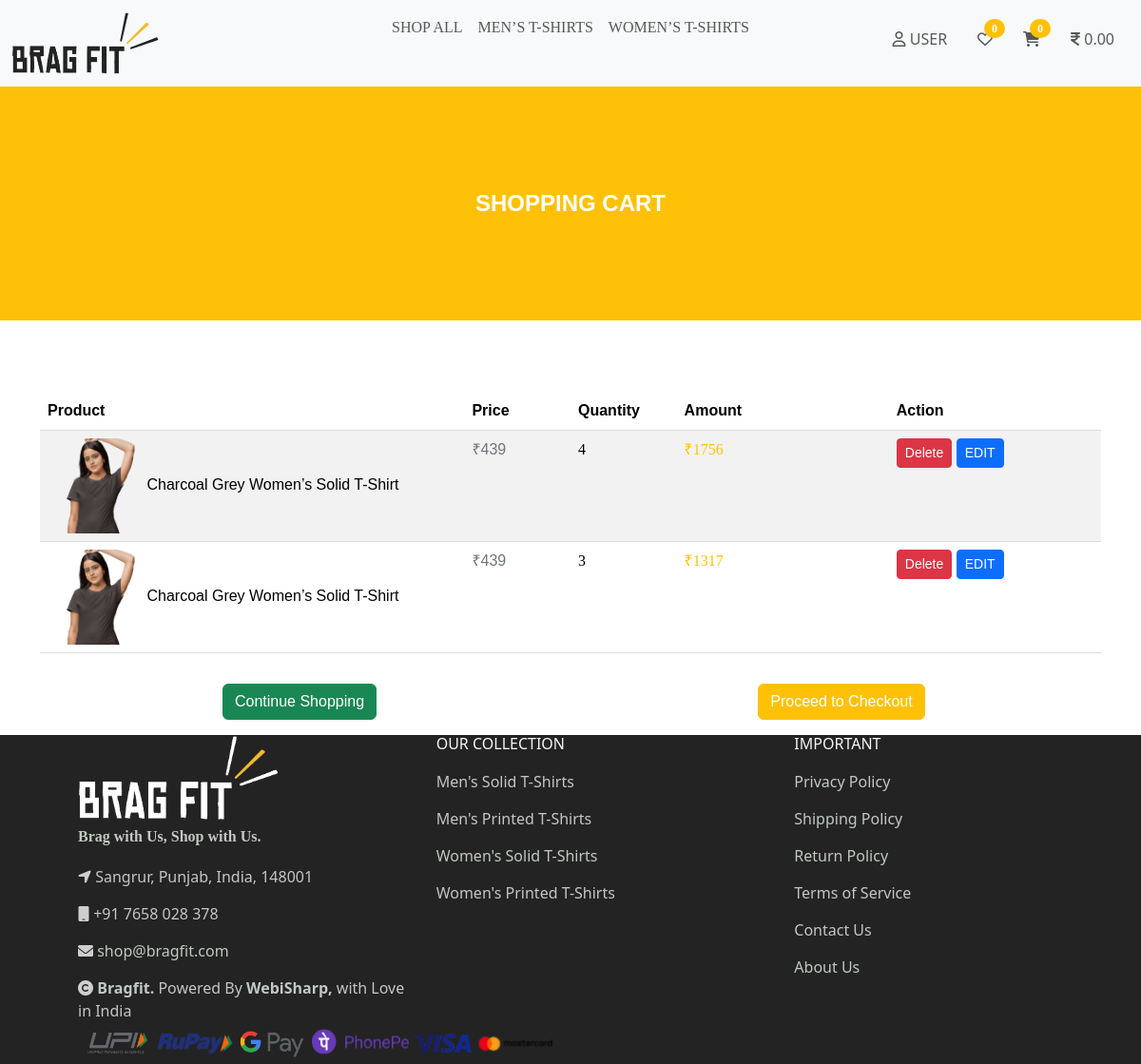
Screenshot of /cart.php (signed in) with the database file from the repository.
### tables this page shows
CREATE TABLE `cart` (
  `cart_id` int(11) NOT NULL,
  `user_id` int(11) NOT NULL,
  `product_id` int(11) NOT NULL,
  `qty` int(11) NOT NULL
);

CREATE TABLE `products` (
  `product_id` int(11) NOT NULL,
  `product_name` varchar(100) NOT NULL,
  `product_img` varchar(40) NOT NULL,
  `product_old_price` varchar(20) NOT NULL,
  `product_price` varchar(20) NOT NULL,
  `description` varchar(1000) NOT NULL,
  `category_id` varchar(10) NOT NULL
);

### cart.php (the view, shortened to what this page needs)
<?php
include 'common/connection.php';
$user_id = $_SESSION['user_id'];
$selectSql = "
    SELECT c.product_id, c.qty, p.product_name, p.product_img, p.product_price
    FROM cart c
    INNER JOIN products p ON c.product_id = p.product_id
    WHERE c.user_id = '$user_id'
";
$result = $con->query($selectSql);
?>
<!DOCTYPE html>
<html>
<head>
    <?php include 'common/head.php'; ?>
</head>
<body>
    <?php include 'common/header.php'; ?>
    <div class="container-fluid text-bg-warning shop">
        <div class="step">SHOPPING CART</div>
    </div>
    <div class="container tb">
        <table class="cart-table table table-striped">
            <thead>
                <tr>
                    <th width="40%">Product</th>
                    <th width="10%">Price</th>
                    <th width="10%">Quantity</th>
                    <th width="20%">Amount</th>
                    <th width="20%">Action</th>
                </tr>
            </thead>
            <tbody>
                <?php foreach ($result as $row) { ?>
                    <tr align="center" id="row-<?= $row['product_id']; ?>">
                        <td>
                            <img src="assets/images/<?= $row['product_img']; ?>" alt="Product" class="product-image" />
                            <?= $row['product_name']; ?>
                        </td>
                        <td class="text-secondary">₹<?= $row['product_price']; ?></td>
                        <td>
                            <span class="qty-display"><?= $row['qty']; ?></span>
                        </td>
                        <td class="text-warning">₹<span
                                class="amount-display"><?= $row['qty'] * $row['product_price']; ?></span></td>
                        <td>
                            <form class="d-inline-block" action="cart.php" method="post">
                                <button type="submit" class="btn btn-danger btn-sm">Delete</button>
                            </form>
                            <button class="btn btn-primary btn-sm edit-btn"
                                onclick="editProduct(<?= $row['product_id']; ?>)">EDIT</button>
                        </td>
                    </tr>
                <?php } ?>
            </tbody>
        </table>
        <div class="row">
            <div class="col-md-6 text-center">
                <button class="btn btn-success m-3 text-white"><a href="index.php">Continue Shopping</a></button>
            </div>
            <div class="col-md-6 text-center">
                <button class="btn btn-warning m-3 text-white">Proceed to Checkout</button>
            </div>
        </div>
    </div>
    <?php include 'common/footer.php'; ?>
</body>
</html>

### assets/css/style.css (style rules this page uses)
.text-center { cursor: grab; }
span { font-family: serif; }
table { font-family: arial, sans-serif; border-collapse: collapse; width: 100%; }
table td { color: grey; padding: 10px; border-bottom: 1px solid lightgrey; }
.btn { background-color: #FFC107; color: whitesmoke; font-weight: bold; }
.btn a { text-decoration: none; color: white; }
.shop { font-family: Arial, sans-serif; text-align: center; padding: 100px; }
.step { font-size: 24px; font-weight: bold; color: #fff; display: inline-block; cursor: pointer; margin: 5px; }
.tb { font-family: sans-serif; margin-top: 75px; }
.product-image { width: 100px; height: 100px; object-fit: cover; }
.cart-table { width: 100%; border-collapse: collapse; }
.cart-table th, .cart-table td { padding: 10px; text-align: left; border-bottom: 1px solid #ddd; }

### rows the page displays
cart: product.product_img (picture), product.product_name "Charcoal Grey Women’s Solid T-Shirt", product.product_price "439", qty "4", $row['qty']*$row['product_price'] "1756"
cart: product.product_img (picture), product.product_name "Charcoal Grey Women’s Solid T-Shirt", product.product_price "439", qty "3", $row['qty']*$row['product_price'] "1317"

### other values shown
$_SESSION['username'] "USER"
